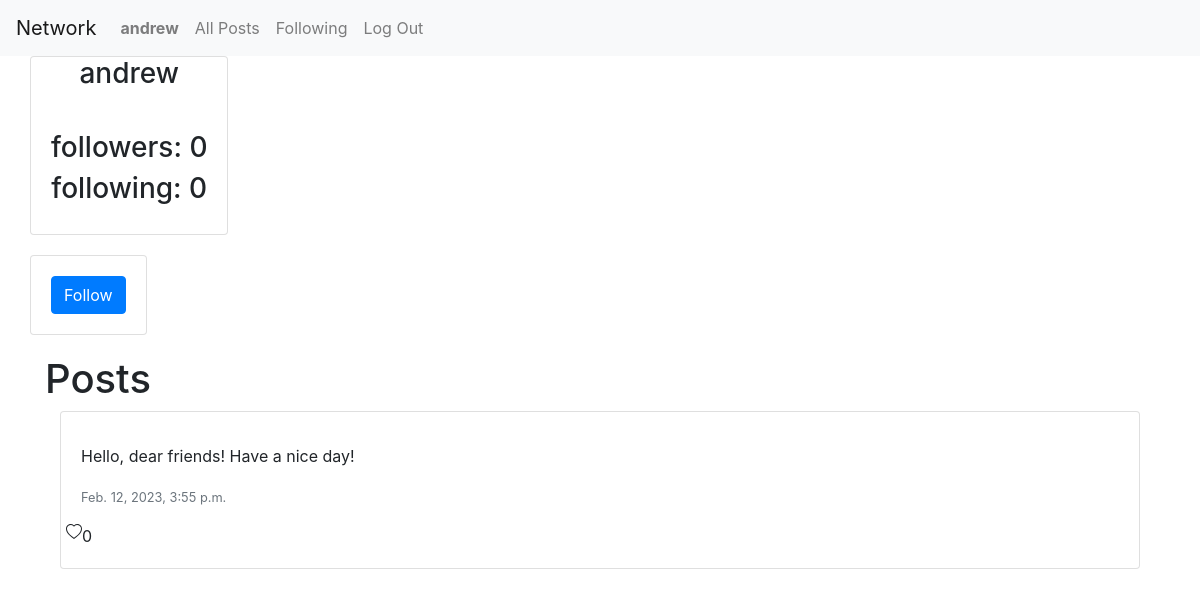
The page /profile/2 on the database its author committed.
### network/models.py (models this page shows, shortened)
class User(AbstractUser):
    pass

class Post(models.Model):
    id = models.IntegerField(primary_key=True)
    user = models.ForeignKey(User, on_delete=models.CASCADE, related_name="posts")
    content = models.CharField(max_length=200)
    timestamp = models.DateTimeField(auto_now_add=True)
    likesNumber = models.IntegerField(default=0)

### network/views.py (the view)
# urls.py: path("profile/<int:id>", views.profile, name="profile"),
def profile(request, id):
    user = User.objects.get(id=id)
    if not Profile.objects.filter(user=user).exists():
        profile = Profile(user=user)
        profile.save()
    profile = Profile.objects.get(user = user)
    posts = Post.objects.all().filter(user=user).order_by("-timestamp")
    paginator = Paginator(posts, 10)
    followers = user.following.count()
    following = user.followers.count()
    page_number = request.GET.get('page')
    return render(request, "network/profile.html", {
        "user": user,
        "currentUser" : request.user,
        "posts": paginator.get_page(page_number),
        "followers": followers,
        "following": following,
        "profile": profile
    })

### network/templates/network/profile.html (shortened to what this page needs)
{% extends "network/layout.html" %}
{% load static %}
{% block body %}
<div class = "container">
    <div class = "row">
        <div col-sm-16 id = "name">
        <div class = "card">
            <div class = "card-title">
                <h3>
                    {{user.username}}
                </h3>
            </div>
            <div class = "card-body">
                <h3>
                    followers: {{followers}}
                </h3>
                <h3>
                    following: {{following}}
                </h3>
            </div>
        </div>
    </div>
</div>
{% if user.is_authenticated and currentUser != user %}
    {% if currentUser in profile.followers.all %}
    <form action="{% url 'unfollow' user.id %}" method="POST">
        {% csrf_token %}
        <div class = "row">
            <div class = "col-sm-16">
                <div class = "card">
                    <div class = "card-body">
                        <button type = "submit" id = "unfollow" class = "btn btn-primary">Unfollow</button>
                    </div>
                </div>
            </div>
        </div>
    </form>
    {% else %}
    <form action="{% url 'follow' user.id %}" method="POST">
        <div class = "row">
            <div class = "col-sm-16">
                <div class = "card">
                    <div class = "card-body">
                        <button type = "submit" id = "follow" class = "btn btn-primary">Follow</button>
                    </div>
                </div>
            </div>
        </div>
    </form>
    {% endif %}
{% endif %}
<h1>Posts</h1>
{% for post in posts %}
    <div class="container">
        <div class="row">
            <div class="col-md-12">
                <div class="card">
                    <div class="card-body">
                        <p class="card-text">{{ post.content }}</p>
                        <p class="card-text"><small class="text-muted">{{ post.timestamp }}</small></p>
                        <div class = "row">
                            {{ post.likesNumber }}
                         </div>
                    </div>
                </div>
            </div>
        </div>
    </div>
{% endfor %}
<nav class="d-flex aria-label=">
</nav>
{% endblock %}

### network/templates/network/layout.html (shortened to what this page needs)
{% load static %}
<!DOCTYPE html>
<html lang="en">
    <head>
        <link rel="stylesheet" href="https://stackpath.bootstrapcdn.com/bootstrap/4.4.1/css/bootstrap.min.css">
        <link href="{% static 'network/styles.css' %}" rel="stylesheet">
    </head>
    <body>
        <nav class="navbar navbar-expand-lg navbar-light bg-light">
            <a class="navbar-brand" href="#">Network</a>
            <div>
              <ul class="navbar-nav mr-auto">
                {% if user.is_authenticated %}
                    <li class="nav-item">
                        <a class="nav-link" href="#"><strong>{{ user.username }}</strong></a>
                    </li>
                {% endif %}
                <li class="nav-item">
                  <a class="nav-link" id = "posts" href="{% url 'index' %}">All Posts</a>
                </li>
                {% if user.is_authenticated %}
                    <li class="nav-item">
                        <a class="nav-link" href="{% url 'following' %}">Following</a>
                    </li>
                    <li class="nav-item">
                        <a class="nav-link" href="{% url 'logout' %}">Log Out</a>
                    </li>
                {% endif %}
              </ul>
            </div>
          </nav>
        <div class="body">
            {% block body %}
            {% endblock %}
        </div>
    </body>
</html>

### network/static/network/styles.css (style rules this page uses)
#name { text-align: center; }
.card { margin-bottom: 20px; }

### rows shown on the page
User: username "andrew"
Post: content "Hello, dear friends! Have a nice day!", timestamp "Feb. 12, 2023, 3:55 p.m.", likesNumber "0"

### other values the page prints
{{ followers }} "0"
{{ following }} "0"
